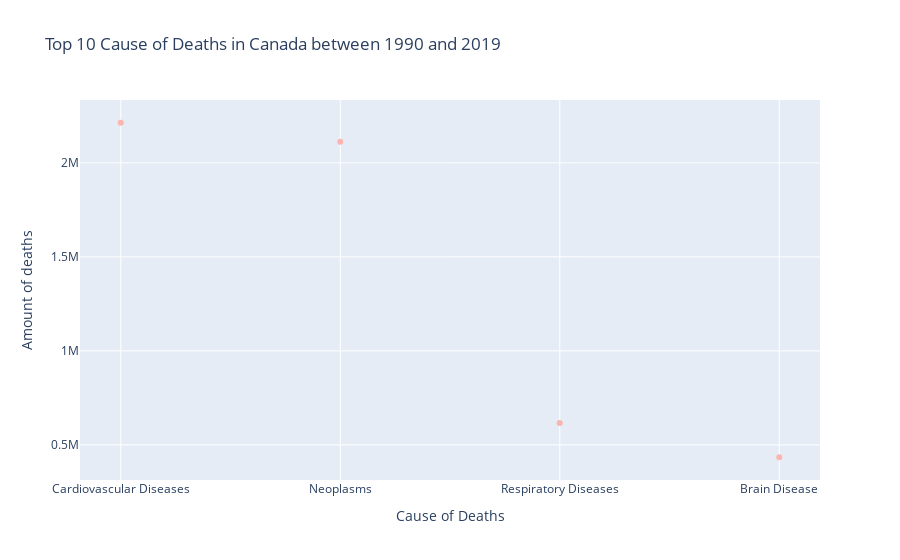

The cell this chart's notebook holds for it:
### Markdown cell above
pakistan have number one cause of death is Brain Disease.it's because of there lifestyle stress and poverty.

### Code cell
#getting the diseases deaths data of Canada which is the neigbouring country of United States
top_3_illnesses('Canada')

### Figure 1 — Plotly figure (JSON) as saved in the notebook; plotly's stock layout.template omitted (floating-point values rounded to 4 significant figures)
{"data": [{"hovertemplate": "variable=0<br>Cause of Deaths=%{x}<br>Amount of deaths=%{y}<extra></extra>", "legendgroup": "0", "marker": {"color": "rgb(251,180,174)", "symbol": "circle"}, "mode": "markers", "name": "0", "orientation": "v", "showlegend": true, "type": "scatter", "x": ["Cardiovascular Diseases", "Neoplasms", "Respiratory Diseases", "Brain Disease"], "xaxis": "x", "y": [2213352, 2112700, 616220, 434221], "yaxis": "y"}], "layout": {"legend": {"title": {"text": "variable"}, "tracegroupgap": 0}, "showlegend": false, "title": {"text": "Top 10 Cause of Deaths in Canada between 1990 and 2019"}, "xaxis": {"anchor": "y", "domain": [0, 1], "title": {"text": "Cause of Deaths"}}, "yaxis": {"anchor": "x", "domain": [0, 1], "title": {"text": "Amount of deaths"}}}}
